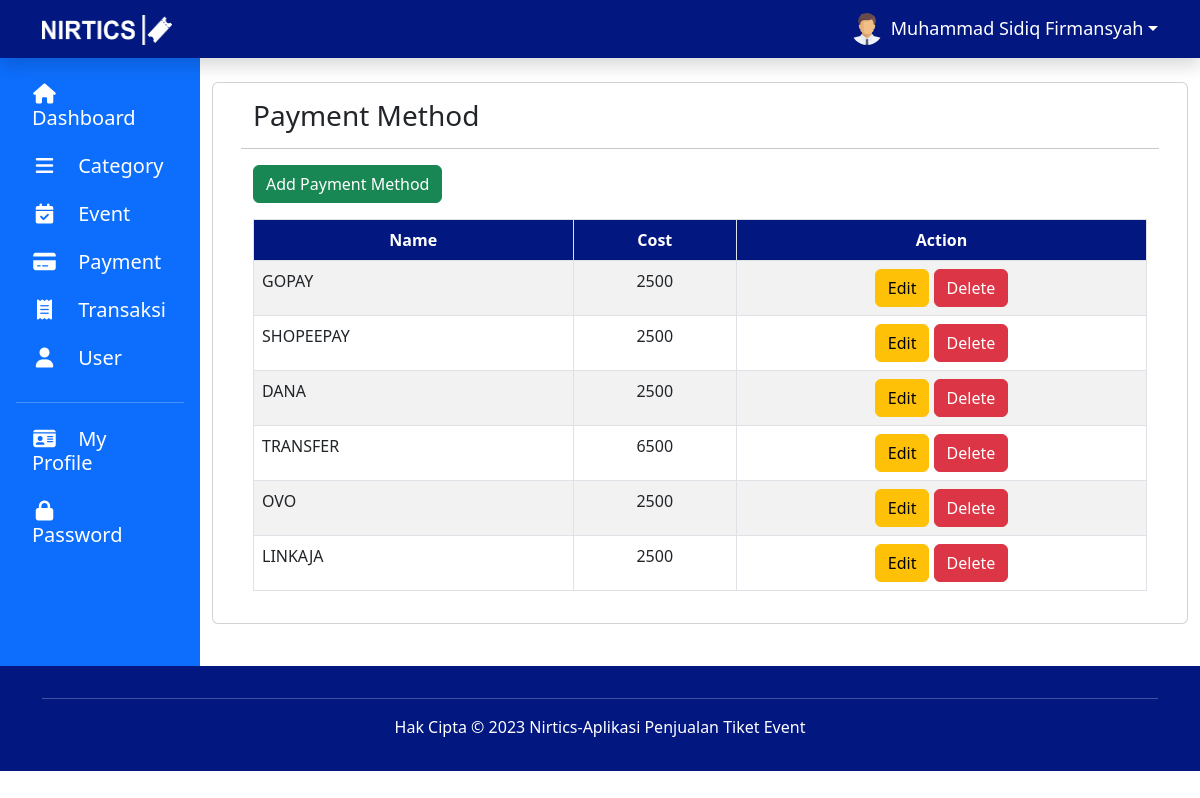
Screenshot of /admin/payment.php (signed in) with the database file from the repository.
### tables this page shows
CREATE TABLE `user` (
  `id_user` int(5) NOT NULL,
  `fullname` varchar(100) NOT NULL,
  `username` varchar(100) NOT NULL,
  `email` varchar(100) NOT NULL,
  `no_hp` varchar(15) DEFAULT NULL,
  `foto` varchar(100) DEFAULT 'default.png',
  `password` varchar(100) NOT NULL,
  `date_join` datetime DEFAULT NULL,
  `level` enum('admin','user') DEFAULT NULL
);

CREATE TABLE `metode_pembayaran` (
  `id_metode` int(5) NOT NULL,
  `nama` varchar(100) NOT NULL,
  `biaya` decimal(10,0) NOT NULL
);

### admin/payment.php (the view, shortened to what this page needs)
<?php
$id = $_SESSION['id'];
if (!empty($_SESSION['status'])) {
    include "layout/header.php";
?>
    <main>
        <div class="container-fluid" style="min-height: 76vh;">
            <div class="row" text-center mb-3>
                <?php include "sidebar.php" ?>
                <div class="col-lg-10 mt-4">
                    <?php
                    include "../lib/koneksi.php";
                    $sql = "SELECT * FROM metode_pembayaran;";
                    $result = mysqli_query($link, $sql);
                    ?>
                    <div class="container">
                        <div class="row">
                            <div class="card">
                                <div class="card-body">
                                    <div class="container">
                                        <div class="row">
                                            <h3 class="mb-3">Payment Method</h3>
                                            <hr>
                                            <div class="col">
                                                <div class="text-start mb-3">
                                                    <a href="paymentAdd.php" class="btn btn-success">Add Payment Method</a>
                                                </div>
                                                <table class="table table-bordered table-striped">
                                                    <thead>
                                                        <tr class="text-center">
                                                            <th class="text-white" style="background-color: #021780;">Name</th>
                                                            <th class="text-white" style="background-color: #021780;">Cost</th>
                                                            <th class="text-white" style="background-color: #021780;">Action</th>
                                                        </tr>
                                                    </thead>
                                                    <tbody>
                                                        <?php while ($row = mysqli_fetch_assoc($result)) { ?>
                                                            <tr>
                                                                <td><?php echo $row['nama']; ?></td>
                                                                <td class="text-center"><?php echo $row['biaya'] ?></td>
                                                                <td class="mx-0 px-0 text-center">
                                                                    <a href="paymentEdit.php?id_metode=<?php echo $row['id_metode']; ?>" class="btn btn-warning">Edit</a>
                                                                    <a href="paymentDelete.php?id_metode=<?php echo $row['id_metode']; ?>" class="btn btn-danger" onclick="return confirmDelete();">Delete</a>
                                                                </td>
                                                            </tr>
                                                        <?php } ?>
                                                    </tbody>
                                                </table>
                                            </div>
                                        </div>
                                    </div>
                                </div>
                            </div>
                        </div>
                    </div>
                </div>
            </div>
        </div>
    </main>
<?php
    include "layout/footer.php";
} else {
    header('Location: ../login.php');
}
?>

### admin/layout/header.php (shortened to what this page needs)
<!DOCTYPE html>
<html lang="en">
<head>
    <link rel="stylesheet" href="layout/stylesheet.css" type="text/css" />
    <link rel="stylesheet" link href="https://cdn.jsdelivr.net/npm/bootstrap@5.3.0/dist/css/bootstrap.min.css">
    <link rel="stylesheet" href="https://cdnjs.cloudflare.com/ajax/libs/font-awesome/6.4.0/css/all.min.css">
</head>
<body>
    <header>
        <?php include "../lib/koneksi.php";
        $query = mysqli_query($link, "SELECT * FROM user where id_user = '$id'");
        $data = mysqli_fetch_assoc($query);
        ?>
        <nav class="navbar navbar-expand-lg navbar-dark shadow">
            <div class="container">
                <a class="navbar-brand col-ms-3" href="dashboard.php">
                    <img src="../assets/logo.png" width="130" height="30">
                </a>
                <div class="collapse navbar-collapse justify-content-end" id="navbarNav">
                    <ul class="navbar-nav">
                        <li class="nav-item my-auto">
                            <div class="dropdown">
                                <a href="#" class="d-flex align-items-center text-white text-decoration-none dropdown-toggle" id="avatar" data-bs-toggle="dropdown" aria-expanded="false">
                                    <img src="../assets/<?php echo $data['foto'] ?>" alt="" width="32" height="32" class="rounded-circle me-2">
                                    <?php echo $data['fullname'] ?>
                                </a>
                            </div>
                        </li>
                    </ul>
                </div>
            </div>
        </nav>
    </header>

### admin/layout/stylesheet.css (style rules this page uses)
.navbar { background-color: #021780; font-size: large; font-weight: 400; }
.navbar .nav-item { padding-left: 1rem; }
.btn { position: relative; }

### admin/layout/header.php (style rules this page uses)
body { font-family: 'Segoe UI', sans-serif; }

### rows the page displays
user: foto (placeholder picture), fullname "Muhammad Sidiq Firmansyah"
metode_pembayaran: nama "GOPAY", biaya "2500"
metode_pembayaran: nama "SHOPEEPAY", biaya "2500"
metode_pembayaran: nama "DANA", biaya "2500"
metode_pembayaran: nama "TRANSFER", biaya "6500"
metode_pembayaran: nama "OVO", biaya "2500"
metode_pembayaran: nama "LINKAJA", biaya "2500"
